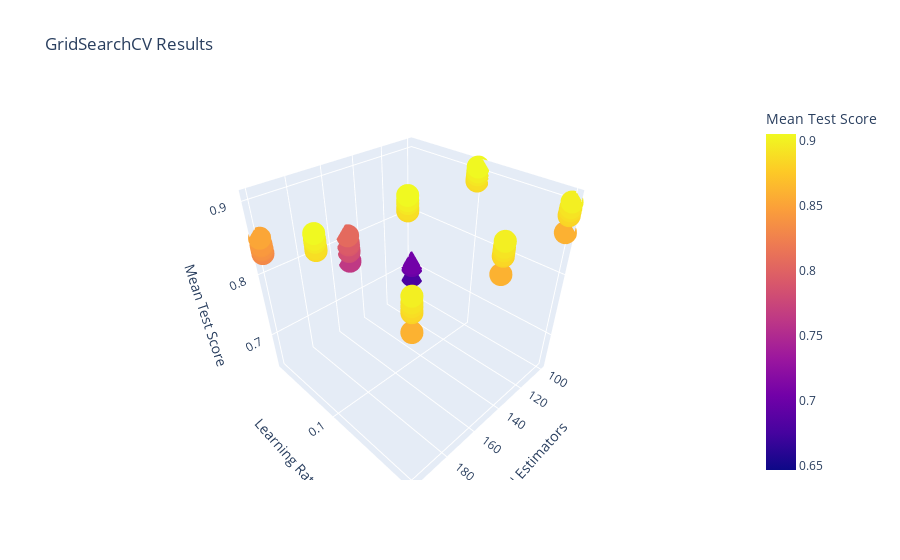

This figure's notebook cell:
### Code cell
import plotly.express as px
import pandas as pd

# Convert the grid_search_gbr.cv_results_ to a DataFrame
results = pd.DataFrame(grid_search_gbr.cv_results_)

# Filter the columns for plotting
plot_data = results.filter(regex='(param_n_estimators|param_learning_rate|mean_test_score)')

# Rename columns for easier reading
plot_data.rename(columns={
    'param_n_estimators': 'N Estimators',
    'param_learning_rate': 'Learning Rate',
    'mean_test_score': 'Mean Test Score'
}, inplace=True)

# Create a 3D scatter plot
fig = px.scatter_3d(
    plot_data, 
    x='N Estimators', 
    y='Learning Rate', 
    z='Mean Test Score', 
    color='Mean Test Score', 
    title='GridSearchCV Results'
)

fig.show()

### Figure 1 — Plotly figure (JSON) as saved in the notebook; plotly's stock layout.template omitted (floating-point values rounded to 4 significant figures)
{"data": [{"hovertemplate": "N Estimators=%{x}<br>Learning Rate=%{y}<br>Mean Test Score=%{marker.color}<extra></extra>", "legendgroup": "", "marker": {"color": [0.679, 0.7826, 0.842, 0.6471, 0.764, 0.8313, 0.7043, 0.8063, 0.8526, 0.6785, 0.7806, 0.8365, 0.7, 0.7914, 0.8379, 0.6988, 0.7942, 0.8437, 0.8876, 0.8881, 0.8882, 0.8945, 0.8953, 0.8956, 0.8986, 0.899, 0.899, 0.9051, 0.9053, 0.9054, 0.8894, 0.8896, 0.8896, 0.886, 0.8861, 0.8862, 0.8601, 0.8606, 0.8607, 0.8925, 0.8926, 0.8926, 0.8994, 0.8994, 0.8994, 0.8842, 0.8843, 0.8844, 0.8824, 0.8824, 0.8824, 0.8886, 0.8887, 0.8887], "coloraxis": "coloraxis", "symbol": "circle"}, "mode": "markers", "name": "", "scene": "scene", "showlegend": false, "type": "scatter3d", "x": [100, 150, 200, 100, 150, 200, 100, 150, 200, 100, 150, 200, 100, 150, 200, 100, 150, 200, 100, 150, 200, 100, 150, 200, 100, 150, 200, 100, 150, 200, 100, 150, 200, 100, 150, 200, 100, 150, 200, 100, 150, 200, 100, 150, 200, 100, 150, 200, 100, 150, 200, 100, 150, 200], "y": [0.01, 0.01, 0.01, 0.01, 0.01, 0.01, 0.01, 0.01, 0.01, 0.01, 0.01, 0.01, 0.01, 0.01, 0.01, 0.01, 0.01, 0.01, 0.1, 0.1, 0.1, 0.1, 0.1, 0.1, 0.1, 0.1, 0.1, 0.1, 0.1, 0.1, 0.1, 0.1, 0.1, 0.1, 0.1, 0.1, 0.2, 0.2, 0.2, 0.2, 0.2, 0.2, 0.2, 0.2, 0.2, 0.2, 0.2, 0.2, 0.2, 0.2, 0.2, 0.2, 0.2, 0.2], "z": [0.679, 0.7826, 0.842, 0.6471, 0.764, 0.8313, 0.7043, 0.8063, 0.8526, 0.6785, 0.7806, 0.8365, 0.7, 0.7914, 0.8379, 0.6988, 0.7942, 0.8437, 0.8876, 0.8881, 0.8882, 0.8945, 0.8953, 0.8956, 0.8986, 0.899, 0.899, 0.9051, 0.9053, 0.9054, 0.8894, 0.8896, 0.8896, 0.886, 0.8861, 0.8862, 0.8601, 0.8606, 0.8607, 0.8925, 0.8926, 0.8926, 0.8994, 0.8994, 0.8994, 0.8842, 0.8843, 0.8844, 0.8824, 0.8824, 0.8824, 0.8886, 0.8887, 0.8887]}], "layout": {"coloraxis": {"colorbar": {"title": {"text": "Mean Test Score"}}, "colorscale": [[0, "#0d0887"], [0.1111, "#46039f"], [0.2222, "#7201a8"], [0.3333, "#9c179e"], [0.4444, "#bd3786"], [0.5556, "#d8576b"], [0.6667, "#ed7953"], [0.7778, "#fb9f3a"], [0.8889, "#fdca26"], [1, "#f0f921"]]}, "legend": {"tracegroupgap": 0}, "scene": {"domain": {"x": [0, 1], "y": [0, 1]}, "xaxis": {"title": {"text": "N Estimators"}}, "yaxis": {"title": {"text": "Learning Rate"}}, "zaxis": {"title": {"text": "Mean Test Score"}}}, "title": {"text": "GridSearchCV Results"}}}
